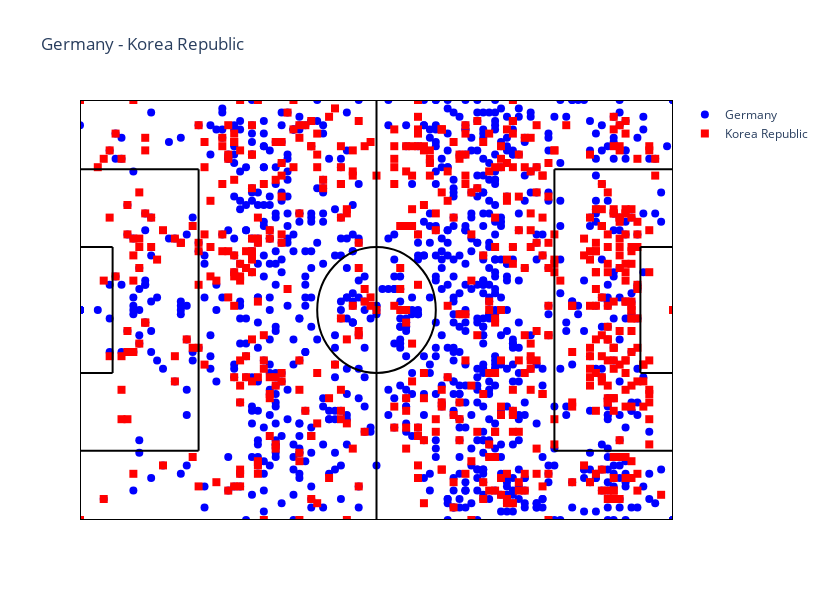

The code cell stored with this chart in its notebook:
### Code cell
match_title = f'{team1_name} - {team2_name}'
label_func = lambda x: f"{x['event_type']} by {x['player_name']}, {x['display_time']}" #what should be shown on the label

team1_events = match_events[match_events['team_name'] == team1_name]
team1_trace = go.Scatter(
    x=team1_events['start_x'],
    y=team1_events['start_y'],
    name=team1_name,
    text=team1_events.apply(label_func, axis=1),
    mode='markers',
    marker=dict(size=8, color='blue')
)

team2_events = match_events[match_events['team_name'] == team2_name]
team2_events[['start_x', 'end_x']] = 104 - team2_events[['start_x', 'end_x']]
team2_events[['start_y', 'end_y']] = 68 - team2_events[['start_y', 'end_y']]
team2_trace = go.Scatter(
    x=team2_events['start_x'],
    y=team2_events['start_y'],
    name=team2_name,
    text=team2_events.apply(label_func, axis=1),
    mode='markers',
    marker=dict(size=8, color='red', symbol='square')
)

fig = go.Figure(data=[team1_trace, team2_trace], layout=get_pitch_layout(match_title))
fig.show()

### Figure 1 — Plotly figure (JSON) as saved in the notebook; plotly's stock layout.template omitted (floating-point values rounded to 4 significant figures; data arrays with more than 128 entries replaced by an {"elided": "..."} marker saying what was removed)
{"data": [{"marker": {"color": "blue", "size": 8}, "mode": "markers", "name": "Germany", "text": {"elided": "1054 str values"}, "type": "scatter", "x": {"elided": "1054 float values"}, "y": {"elided": "1054 float values"}}, {"marker": {"color": "red", "size": 8, "symbol": "square"}, "mode": "markers", "name": "Korea Republic", "text": {"elided": "610 str values"}, "type": "scatter", "x": {"elided": "610 float values"}, "y": {"elided": "610 float values"}}], "layout": {"autosize": false, "height": 600, "hovermode": "closest", "plot_bgcolor": "rgb(255, 255, 255)", "shapes": [{"line": {"color": "black"}, "type": "circle", "x0": 41.6, "x1": 62.4, "xref": "x", "y0": 23.8, "y1": 44.2, "yref": "y"}, {"line": {"color": "black"}, "type": "line", "x0": 0, "x1": 20.8, "xref": "x", "y0": 11.22, "y1": 11.22, "yref": "y"}, {"line": {"color": "black"}, "type": "line", "x0": 20.8, "x1": 20.8, "xref": "x", "y0": 11.22, "y1": 56.78, "yref": "y"}, {"line": {"color": "black"}, "type": "line", "x0": 20.8, "x1": 0, "xref": "x", "y0": 56.78, "y1": 56.78, "yref": "y"}, {"line": {"color": "black"}, "type": "line", "x0": 104, "x1": 83.2, "xref": "x", "y0": 11.22, "y1": 11.22, "yref": "y"}, {"line": {"color": "black"}, "type": "line", "x0": 83.2, "x1": 83.2, "xref": "x", "y0": 11.22, "y1": 56.78, "yref": "y"}, {"line": {"color": "black"}, "type": "line", "x0": 83.2, "x1": 104, "xref": "x", "y0": 56.78, "y1": 56.78, "yref": "y"}, {"line": {"color": "black"}, "type": "line", "x0": 0, "x1": 5.72, "xref": "x", "y0": 23.8, "y1": 23.8, "yref": "y"}, {"line": {"color": "black"}, "type": "line", "x0": 5.72, "x1": 5.72, "xref": "x", "y0": 23.8, "y1": 44.2, "yref": "y"}, {"line": {"color": "black"}, "type": "line", "x0": 5.72, "x1": 0, "xref": "x", "y0": 44.2, "y1": 44.2, "yref": "y"}, {"line": {"color": "black"}, "type": "line", "x0": 104, "x1": 98.28, "xref": "x", "y0": 23.8, "y1": 23.8, "yref": "y"}, {"line": {"color": "black"}, "type": "line", "x0": 98.28, "x1": 98.28, "xref": "x", "y0": 23.8, "y1": 44.2, "yref": "y"}, {"line": {"color": "black"}, "type": "line", "x0": 98.28, "x1": 104, "xref": "x", "y0": 44.2, "y1": 44.2, "yref": "y"}, {"line": {"color": "black"}, "type": "line", "x0": 52, "x1": 52, "xref": "x", "y0": 68, "y1": 0, "yref": "y"}, {"line": {"color": "black"}, "type": "line", "x0": 0, "x1": 0, "xref": "x", "y0": 0, "y1": 68, "yref": "y"}, {"line": {"color": "black"}, "type": "line", "x0": 104, "x1": 104, "xref": "x", "y0": 0, "y1": 68, "yref": "y"}, {"line": {"color": "black"}, "type": "line", "x0": 0, "x1": 104, "xref": "x", "y0": 68, "y1": 68, "yref": "y"}, {"line": {"color": "black"}, "type": "line", "x0": 0, "x1": 104, "xref": "x", "y0": 0, "y1": 0, "yref": "y"}], "title": {"text": "Germany - Korea Republic"}, "width": 825, "xaxis": {"range": [0, 104], "showgrid": false, "showticklabels": false}, "yaxis": {"range": [0, 68], "showgrid": false, "showticklabels": false}}}
